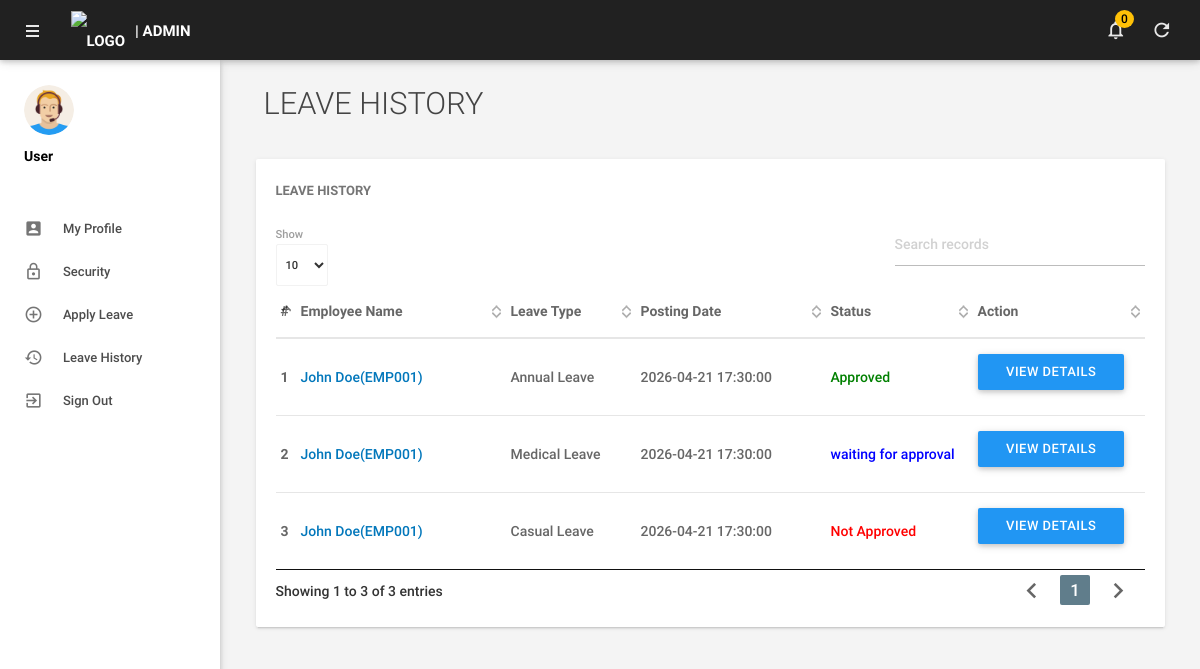
Page /admin/leaves.php (signed in) on the committed database.
### tables this page shows
CREATE TABLE `tblleaves` (
  `id` int(11) NOT NULL AUTO_INCREMENT,
  `LeaveType` varchar(110) NOT NULL,
  `FromDate` date NOT NULL,
  `ToDate` date NOT NULL,
  `DaysRequested` int(11) DEFAULT 0,
  `Description` mediumtext NOT NULL,
  `PostingDate` timestamp NOT NULL DEFAULT CURRENT_TIMESTAMP,
  `AdminRemark` mediumtext,
  `AdminRemarkDate` varchar(120) DEFAULT NULL,
  `Status` int(1) NOT NULL DEFAULT 0,
  `IsRead` int(1) NOT NULL DEFAULT 0,
  `empid` int(11) NOT NULL,
  PRIMARY KEY (`id`)
);

CREATE TABLE `tblemployees` (
  `id` int(11) NOT NULL AUTO_INCREMENT,
  `EmpId` varchar(100) NOT NULL,
  `FirstName` varchar(150) NOT NULL,
  `LastName` varchar(150) NOT NULL,
  `EmailId` varchar(200) NOT NULL,
  `Password` varchar(255) NOT NULL,
  `Gender` varchar(100) DEFAULT NULL,
  `Dob` varchar(100) DEFAULT NULL,
  `Department` varchar(255) DEFAULT NULL,
  `Address` varchar(255) DEFAULT NULL,
  `City` varchar(200) DEFAULT NULL,
  `State` varchar(150) DEFAULT NULL,
  `Country` varchar(150) DEFAULT 'Nigeria',
  `Phonenumber` char(15) DEFAULT NULL,
  `Status` int(1) NOT NULL DEFAULT 1,
  `role` int(11) NOT NULL,
  `LeavesTaken` int(11) DEFAULT 0,
  `ExtraLeaves` int(11) DEFAULT 0,
  `imageFileName` varchar(255) DEFAULT 'profile-image.png',
  `hash` varchar(255) DEFAULT NULL,
  `RegDate` timestamp NOT NULL DEFAULT CURRENT_TIMESTAMP,
  PRIMARY KEY (`id`),
  UNIQUE KEY `EmailId` (`EmailId`),
  UNIQUE KEY `EmpId` (`EmpId`)
);

### models/Leave.php (called while the page is built, shortened)
<?php
require_once(dirname(__FILE__) . '/../includes/config.php');
class Leave {
    private $dbh;
    public function __construct() {
        global $dbh;
        $this->dbh = $dbh;
    }
    public function getAll() {
        $sql = "SELECT l.id as lid, e.FirstName, e.LastName, e.EmpId, e.id as empid, l.LeaveType, l.PostingDate, l.Status FROM tblleaves l JOIN tblemployees e ON l.empid = e.id ORDER BY l.PostingDate DESC";
        $stmt = $this->dbh->query($sql);
        return $stmt->fetchAll(PDO::FETCH_OBJ);
    }
}

### admin/leaves.php (the view, shortened to what this page needs)
<?php
include('includes/config.php');
require_once('../models/Leave.php');
$leaveModel = new Leave();
$leaves = $leaveModel->getAll();
?>
<!DOCTYPE html>
<html lang="en">
<head>
    <?php include('includes/head.php');?>
    <link href="../assets/plugins/google-code-prettify/prettify.css" rel="stylesheet" type="text/css"/>
</head>
<body>
    <?php include('includes/header.php');?>
    <?php include('includes/sidebar.php');?>
    <main class="mn-inner">
        <div class="row">
            <div class="col s12">
                <div class="page-title">Leave History</div>
            </div>
            <div class="col s12 m12 l12">
                <div class="card">
                    <div class="card-content">
                        <span class="card-title">Leave History</span>
                        <table id="example" class="display responsive-table">
                            <thead>
                                <tr>
                                    <th>#</th>
                                    <th width="200">Employee Name</th>
                                    <th width="120">Leave Type</th>
                                    <th width="180">Posting Date</th>
                                    <th>Status</th>
                                    <th align="center">Action</th>
                                </tr>
                            </thead>
                            <tbody>
                                <?php
                                $cnt = 1;
                                if ($leaves) {
                                    foreach ($leaves as $leave) { ?>
                                        <tr>
                                            <td><b><?php echo htmlentities($cnt);?></b></td>
                                            <td><a href="editemployee.php?empid=<?php echo htmlentities($leave->empid);?>" target="_blank"><?php echo htmlentities($leave->FirstName." ".$leave->LastName);?>(<?php echo htmlentities($leave->EmpId);?>)</a></td>
                                            <td><?php echo htmlentities($leave->LeaveType);?></td>
                                            <td><?php echo htmlentities($leave->PostingDate);?></td>
                                            <td>
                                                <?php
                                                if ($leave->Status == 1) { echo '<span style="color: green">Approved</span>'; }
                                                else if ($leave->Status == 2) { echo '<span style="color: red">Not Approved</span>'; }
                                                else { echo '<span style="color: blue">waiting for approval</span>'; }
                                                ?>
                                            </td>
                                            <td><a href="leave-details.php?leaveid=<?php echo htmlentities($leave->lid);?>" class="waves-effect waves-light btn blue m-b-xs"> View Details</a></td>
                                        </tr>
                                <?php
                                        $cnt++;
                                    }
                                }
                                ?>
                            </tbody>
                        </table>
                    </div>
                </div>
            </div>
        </div>
    </main>
</body>
</html>

### includes/head.php (style rules this page uses)
.page-title { font-weight: 300 !important; color: #444; margin-bottom: 30px; font-size: 2.2rem; }

### rows in the picture
tblleaves: tblemployees.FirstName+LastName "John Doe", tblemployees.EmpId "EMP001", LeaveType "Annual Leave", PostingDate "2026-04-21 17:30:00", Status "Approved"
tblleaves: tblemployees.FirstName+LastName "John Doe", tblemployees.EmpId "EMP001", LeaveType "Medical Leave", PostingDate "2026-04-21 17:30:00", Status "waiting for approval"
tblleaves: tblemployees.FirstName+LastName "John Doe", tblemployees.EmpId "EMP001", LeaveType "Casual Leave", PostingDate "2026-04-21 17:30:00", Status "Not Approved"

### other values in the picture
$h_title "| ADMIN"
$h_unread "0"
$sidebar_user_name "User"
